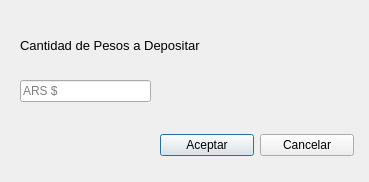
<?xml version="1.0" encoding="UTF-8"?>
<ui version="4.0">
 <class>DepositDialog</class>
 <widget class="QDialog" name="DepositDialog">
  <property name="geometry">
   <rect>
    <x>0</x>
    <y>0</y>
    <width>369</width>
    <height>182</height>
   </rect>
  </property>
  <property name="windowTitle">
   <string>Deposito</string>
  </property>
  <widget class="QWidget" name="horizontalLayoutWidget">
   <property name="geometry">
    <rect>
     <x>160</x>
     <y>130</y>
     <width>194</width>
     <height>31</height>
    </rect>
   </property>
   <layout class="QHBoxLayout" name="horizontalLayout">
    <item>
     <widget class="QPushButton" name="btnAccept">
      <property name="text">
       <string>Aceptar</string>
      </property>
     </widget>
    </item>
    <item>
     <widget class="QPushButton" name="btnCancel">
      <property name="text">
       <string>Cancelar</string>
      </property>
     </widget>
    </item>
   </layout>
  </widget>
  <widget class="QLabel" name="label">
   <property name="geometry">
    <rect>
     <x>20</x>
     <y>10</y>
     <width>227</width>
     <height>71</height>
    </rect>
   </property>
   <property name="font">
    <font>
     <pointsize>10</pointsize>
    </font>
   </property>
   <property name="autoFillBackground">
    <bool>false</bool>
   </property>
   <property name="text">
    <string>Cantidad de Pesos a Depositar</string>
   </property>
  </widget>
  <widget class="QLineEdit" name="depositEdit">
   <property name="geometry">
    <rect>
     <x>20</x>
     <y>80</y>
     <width>131</width>
     <height>22</height>
    </rect>
   </property>
   <property name="text">
    <string/>
   </property>
   <property name="maxLength">
    <number>10</number>
   </property>
   <property name="placeholderText">
    <string>ARS $</string>
   </property>
  </widget>
 </widget>
 <resources/>
 <connections/>
</ui>
